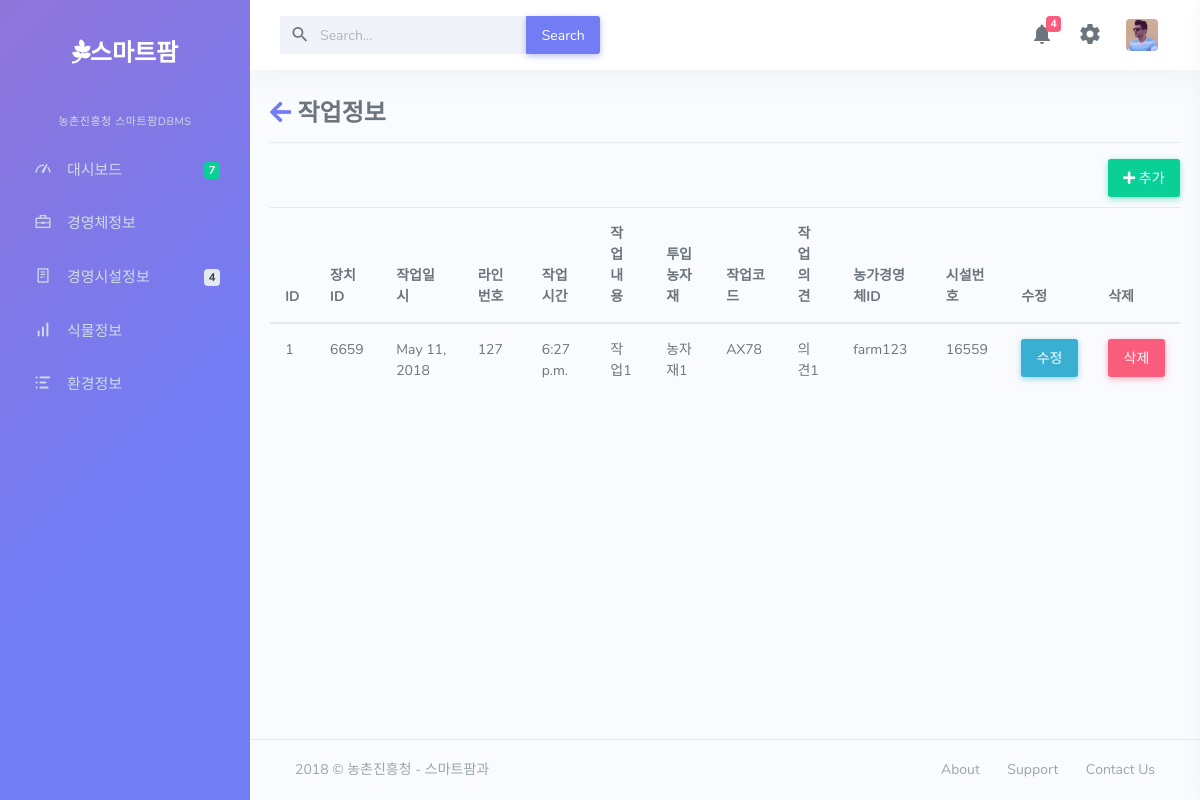
The page /wi on the database its author committed.
### dashboard/models.py (models this page shows, shortened)
class work_info(models.Model):
	GM_WORK_ID=models.IntegerField(null=True)
	GM_WORK_DATE=models.DateField(auto_now=False)
	GM_WORK_LINE_NUM=models.IntegerField(null=True)
	GM_LABOR_TIME=models.TimeField(auto_now=False)
	GM_WORK_INFO=models.CharField(max_length=50)
	GM_AGRI_MTRI_IN_WORK=models.CharField(max_length=50)
	GM_WORK_CODE=models.CharField(max_length=5)
	GM_WORK_OP=models.CharField(max_length=50)
	FI_ID=models.ForeignKey(e1model)
	CI_ID=models.ForeignKey(gb_info)

class e1model(models.Model):
	GB_FA_ID=models.CharField(max_length=30)
	GB_FA_PW=models.CharField(max_length=20)
	CTVT_FCLTY_ID=models.CharField(max_length=30)
	GB_FA_PHONE=models.CharField(max_length=13)
	GB_FA_EMAIL=models.CharField(max_length=30)
	GB_FA_ADDR=models.CharField(max_length=100)
	GB_FA_NAME=models.CharField(max_length=20)
	GB_FA_SIZE=models.IntegerField(null=True)
	GB_FAM_NUM=models.IntegerField(null=True)
	GB_COOPER_UNIT=models.CharField(max_length=30)

class gb_info(models.Model):
	FI_ID=models.ForeignKey(e1model)
	GB_NUMBER=models.IntegerField(null=True)
	GB_KIND_CODE=models.CharField(max_length=20)
	GB_FA_LATITUDE=models.FloatField(null=True)
	GB_FA_LONGITUDE=models.FloatField(null=True)
	GB_SIZE=models.FloatField(null=True)
	GB_ARCHITECTURE=models.CharField(max_length=50)
	GB_CONT_KIND=models.CharField(max_length=50)
	GB_INSTALL_DIAGRM=models.CharField(max_length=50)
	GB_DIGITAL_MANUAL=models.CharField(max_length=50)
	GB_FA_LAND_CATER=models.CharField(max_length=50)
	GB_CENTER_DIRECT=models.CharField(max_length=10)
	GB_INSTAL=models.CharField(max_length=50)
	GB_MANUFA=models.CharField(max_length=50)
	GB_MAINTE_COMP=models.CharField(max_length=50)
	DA_ID=models.ForeignKey(device_admin)

### dashboard/views.py (the view)
# urls.py: url(r'^wi$',views.wi,name='wi'),
def wi(request):
	ds=work_info.objects.all()
	return render(request,"farm/wi.html",{"ds":ds})

### dashboard/templates/farm/wi.html (shortened to what this page needs)
{% extends 'farm/base.html' %}
{% block content %}
{% load staticfiles %}
	<link href="{% static 'farm/css/e1.css' %}" rel="stylesheet">
	<link href="https://use.fontawesome.com/releases/v5.0.7/css/all.css" rel="stylesheet">
	<div class=tg>
		<h3><a href="{% url 'clist' %}"><i class="fas fa-arrow-left"></i></a> 작업정보</h3>
		<hr>
		<a href="{% url 'wi_update' %}"><button class="btn btn-success"><i class="fas fa-plus"></i> 추가</button></a>
		<table class="table table-hover">
		  <thead>
		    <tr>
		      <th scope="col">ID</th>
		      <th scope="col">장치ID</th>
		      <th scope="col">작업일시</th>
		      <th scope="col">라인번호</th>
		      <th scope="col">작업시간</th>
		      <th scope="col">작업내용</th>
		      <th scope="col">투입농자재</th>
		      <th scope="col">작업코드</th>
		      <th scope="col">작업의견</th>
		      <th scope="col">농가경영체ID</th>
		      <th scope="col">시설번호</th>
		      <th scope="col">수정</th>
		      <th scope="col">삭제</th>
		    </tr>
		  </thead>
		  <tbody>
		{% for i in ds %}
			<tr>
				<td>{{i.id}}</td>
				<td>{{i.GM_WORK_ID}}</td>
				<td>{{i.GM_WORK_DATE}}</td>
				<td>{{i.GM_WORK_LINE_NUM}}</td>
				<td>{{i.GM_LABOR_TIME}}</td>
				<td>{{i.GM_WORK_INFO}}</td>
				<td>{{i.GM_AGRI_MTRI_IN_WORK}}</td>
				<td>{{i.GM_WORK_CODE}}</td>
				<td>{{i.GM_WORK_OP}}</td>
				<td>{{i.FI_ID.GB_FA_ID}}</td>
				<td>{{i.CI_ID.GB_NUMBER}}</td>
				<td><a href="{% url 'wi_update' %}?id={{i.id}}"><button class="btn btn-info">수정</button></a></td>
				<td><button class="btn btn-danger" data-toggle="modal" data-target="#delmodal{{i.id}}">삭제</button></td>
			</tr>
		{% endfor %}
		</tbody>
		</table>
	</div>
{% endblock %}

### dashboard/static/farm/css/e1.css (style rules this page uses)
.tg { width: 100%; margin-top:30px; }
.btn-success { float:right; margin-bottom: 10px; }

### rows shown on the page
work_info: id "1", GM_WORK_ID "6659", GM_WORK_DATE "May 11, 2018", GM_WORK_LINE_NUM "127", GM_LABOR_TIME "6:27 p.m.", GM_WORK_INFO "작업1", GM_AGRI_MTRI_IN_WORK "농자재1", GM_WORK_CODE "AX78", GM_WORK_OP "의견1", FI_ID.GB_FA_ID "farm123", CI_ID.GB_NUMBER "16559"
